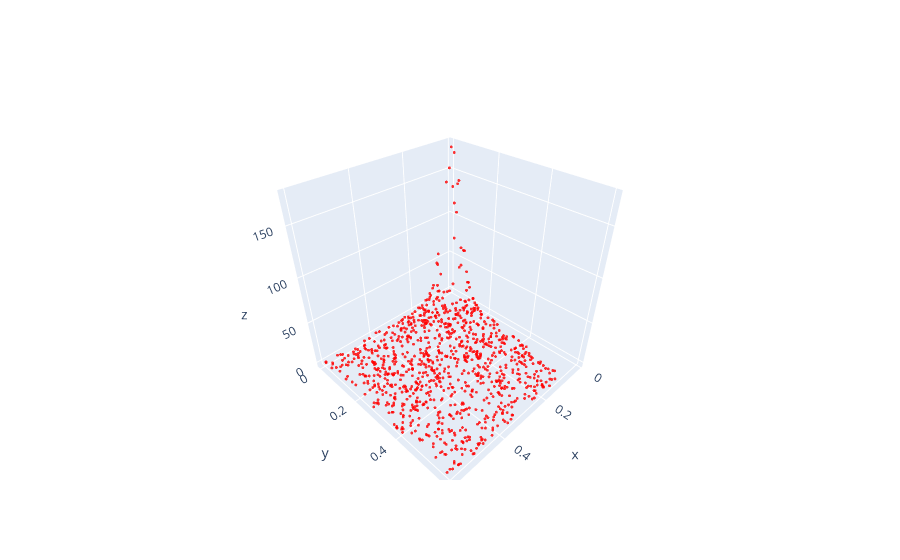

Write notebook code for a chart like this one.
### Markdown cell above
## Scatter plot of data input to SR pipeline

### Code cell
import numpy as np
import plotly.graph_objects as go
import plotly.io as pio

data_original = np.loadtxt('data/processed_data/dijet_joint_data.csv', delimiter=',', skiprows=1)
indices = np.random.choice(data_original.shape[0], size=1000, replace=False)
data = data_original[indices]
fig = go.Figure(data=[go.Scatter3d(
    x=data[:, 0],
    y=data[:, 1],
    z=data[:, 2],
    mode='markers',
    marker=dict(
        size=1,
        color='red',
        opacity=0.8
    )
)])

# fig.show(renderer='browser')
pio.show(fig)

### Figure 1 — Plotly figure (JSON) as saved in the notebook; plotly's stock layout.template omitted (floating-point values rounded to 4 significant figures; data arrays with more than 128 entries replaced by an {"elided": "..."} marker saying what was removed)
{"data": [{"marker": {"color": "red", "opacity": 0.8, "size": 1}, "mode": "markers", "type": "scatter3d", "x": {"elided": "1000 float values"}, "y": {"elided": "1000 float values"}, "z": {"elided": "1000 float values"}}], "layout": {}}
